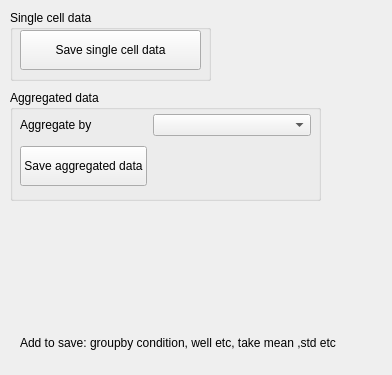
      <widget class="QWidget" name="tab">
       <attribute name="title">
        <string>SaveData</string>
       </attribute>
       <widget class="QLabel" name="label_22">
        <property name="geometry">
         <rect>
          <x>20</x>
          <y>320</y>
          <width>363</width>
          <height>46</height>
         </rect>
        </property>
        <property name="text">
         <string>Add to save: groupby condition, well etc, take mean ,std etc</string>
        </property>
       </widget>
       <widget class="QGroupBox" name="groupBox_7">
        <property name="geometry">
         <rect>
          <x>10</x>
          <y>10</y>
          <width>201</width>
          <height>71</height>
         </rect>
        </property>
        <property name="title">
         <string>Single cell data</string>
        </property>
        <widget class="QPushButton" name="pushButton_save_data">
         <property name="geometry">
          <rect>
           <x>10</x>
           <y>20</y>
           <width>181</width>
           <height>40</height>
          </rect>
         </property>
         <property name="minimumSize">
          <size>
           <width>0</width>
           <height>40</height>
          </size>
         </property>
         <property name="text">
          <string>Save single cell data</string>
         </property>
        </widget>
       </widget>
       <widget class="QGroupBox" name="groupBox_11">
        <property name="geometry">
         <rect>
          <x>10</x>
          <y>90</y>
          <width>311</width>
          <height>111</height>
         </rect>
        </property>
        <property name="title">
         <string>Aggregated data</string>
        </property>
        <widget class="QWidget" name="layoutWidget">
         <property name="geometry">
          <rect>
           <x>10</x>
           <y>20</y>
           <width>291</width>
           <height>82</height>
          </rect>
         </property>
         <layout class="QGridLayout" name="gridLayout_2">
          <item row="0" column="2">
           <widget class="QComboBox" name="comboBox_agg_level"/>
          </item>
          <item row="1" column="2">
           <spacer name="horizontalSpacer_2">
            <property name="orientation">
             <enum>Qt::Horizontal</enum>
            </property>
            <property name="sizeHint" stdset="0">
             <size>
              <width>40</width>
              <height>20</height>
             </size>
            </property>
           </spacer>
          </item>
          <item row="1" column="1">
           <widget class="QPushButton" name="pushButton_save_agg_data">
            <property name="minimumSize">
             <size>
              <width>0</width>
              <height>40</height>
             </size>
            </property>
            <property name="text">
             <string>Save aggregated data</string>
            </property>
           </widget>
          </item>
          <item row="0" column="1">
           <widget class="QLabel" name="label_33">
            <property name="text">
             <string>Aggregate by</string>
            </property>
           </widget>
          </item>
         </layout>
        </widget>
       </widget>
      </widget>
